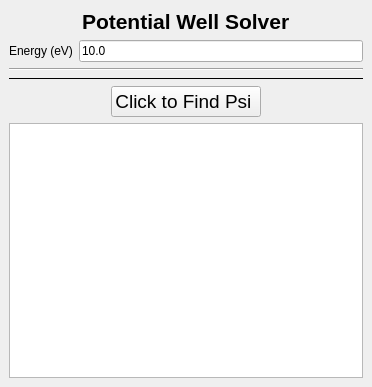
<?xml version="1.0" encoding="UTF-8"?>
<ui version="4.0">
 <class>SolveWellDock</class>
 <widget class="QDockWidget" name="SolveWellDock">
  <property name="geometry">
   <rect>
    <x>0</x>
    <y>0</y>
    <width>372</width>
    <height>387</height>
   </rect>
  </property>
  <property name="minimumSize">
   <size>
    <width>280</width>
    <height>261</height>
   </size>
  </property>
  <property name="features">
   <set>QDockWidget::DockWidgetFloatable|QDockWidget::DockWidgetMovable</set>
  </property>
  <property name="windowTitle">
   <string>Solve Well Window</string>
  </property>
  <widget class="QWidget" name="dockWidgetContents">
   <layout class="QVBoxLayout" name="verticalLayout">
    <item>
     <layout class="QHBoxLayout" name="horizontalLayout_5">
      <item>
       <spacer name="horizontalSpacer_12">
        <property name="orientation">
         <enum>Qt::Horizontal</enum>
        </property>
        <property name="sizeHint" stdset="0">
         <size>
          <width>40</width>
          <height>20</height>
         </size>
        </property>
       </spacer>
      </item>
      <item>
       <widget class="QLabel" name="l_toplabel">
        <property name="font">
         <font>
          <pointsize>16</pointsize>
          <weight>75</weight>
          <bold>true</bold>
         </font>
        </property>
        <property name="text">
         <string>Potential Well Solver</string>
        </property>
       </widget>
      </item>
      <item>
       <spacer name="horizontalSpacer_13">
        <property name="orientation">
         <enum>Qt::Horizontal</enum>
        </property>
        <property name="sizeHint" stdset="0">
         <size>
          <width>40</width>
          <height>20</height>
         </size>
        </property>
       </spacer>
      </item>
     </layout>
    </item>
    <item>
     <layout class="QFormLayout" name="formLayout">
      <item row="0" column="0">
       <widget class="QLabel" name="label">
        <property name="text">
         <string>Energy (eV)</string>
        </property>
       </widget>
      </item>
      <item row="0" column="1">
       <widget class="QLineEdit" name="le_solve">
        <property name="text">
         <string>10.0</string>
        </property>
       </widget>
      </item>
     </layout>
    </item>
    <item>
     <widget class="Line" name="line">
      <property name="orientation">
       <enum>Qt::Horizontal</enum>
      </property>
     </widget>
    </item>
    <item>
     <widget class="Line" name="line_2">
      <property name="frameShadow">
       <enum>QFrame::Plain</enum>
      </property>
      <property name="lineWidth">
       <number>1</number>
      </property>
      <property name="orientation">
       <enum>Qt::Horizontal</enum>
      </property>
     </widget>
    </item>
    <item>
     <layout class="QHBoxLayout" name="horizontalLayout_4">
      <item>
       <spacer name="horizontalSpacer_8">
        <property name="orientation">
         <enum>Qt::Horizontal</enum>
        </property>
        <property name="sizeHint" stdset="0">
         <size>
          <width>40</width>
          <height>20</height>
         </size>
        </property>
       </spacer>
      </item>
      <item>
       <widget class="QPushButton" name="pb_solve">
        <property name="sizePolicy">
         <sizepolicy hsizetype="Expanding" vsizetype="Fixed">
          <horstretch>0</horstretch>
          <verstretch>0</verstretch>
         </sizepolicy>
        </property>
        <property name="font">
         <font>
          <pointsize>14</pointsize>
          <weight>50</weight>
          <bold>false</bold>
         </font>
        </property>
        <property name="text">
         <string>Click to Find Psi </string>
        </property>
       </widget>
      </item>
      <item>
       <spacer name="horizontalSpacer_9">
        <property name="orientation">
         <enum>Qt::Horizontal</enum>
        </property>
        <property name="sizeHint" stdset="0">
         <size>
          <width>40</width>
          <height>20</height>
         </size>
        </property>
       </spacer>
      </item>
     </layout>
    </item>
    <item>
     <widget class="QTextEdit" name="te_solvewell">
      <property name="readOnly">
       <bool>true</bool>
      </property>
     </widget>
    </item>
   </layout>
  </widget>
 </widget>
 <resources/>
 <connections/>
</ui>
